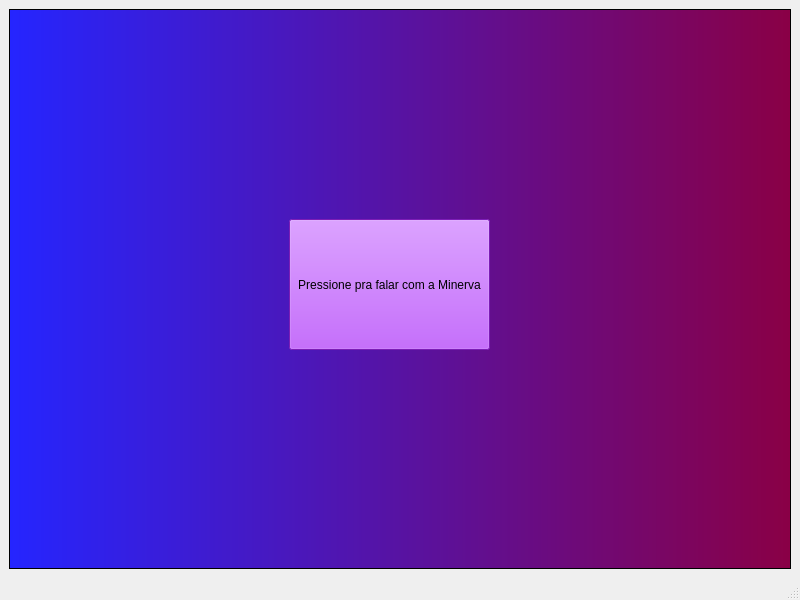
<?xml version="1.0" encoding="UTF-8"?>
<ui version="4.0">
 <class>MainWindow</class>
 <widget class="QMainWindow" name="MainWindow">
  <property name="geometry">
   <rect>
    <x>0</x>
    <y>0</y>
    <width>800</width>
    <height>600</height>
   </rect>
  </property>
  <property name="windowTitle">
   <string>MainWindow</string>
  </property>
  <widget class="QWidget" name="centralwidget">
   <layout class="QVBoxLayout" name="verticalLayout">
    <item>
     <widget class="QFrame" name="frame">
      <property name="styleSheet">
       <string notr="true">background-color: qlineargradient(spread:reflect, x1:0, y1:0, x2:1, y2:0, stop:0 rgba(37, 37, 255, 255), stop:1 rgba(138, 0, 69, 255));</string>
      </property>
      <property name="frameShape">
       <enum>QFrame::StyledPanel</enum>
      </property>
      <property name="frameShadow">
       <enum>QFrame::Raised</enum>
      </property>
      <widget class="QPushButton" name="pushButton">
       <property name="geometry">
        <rect>
         <x>280</x>
         <y>210</y>
         <width>201</width>
         <height>131</height>
        </rect>
       </property>
       <property name="styleSheet">
        <string notr="true">background-color: rgb(173, 41, 255);</string>
       </property>
       <property name="text">
        <string>Pressione pra falar com a Minerva</string>
       </property>
      </widget>
     </widget>
    </item>
   </layout>
  </widget>
  <widget class="QMenuBar" name="menubar">
   <property name="geometry">
    <rect>
     <x>0</x>
     <y>0</y>
     <width>800</width>
     <height>21</height>
    </rect>
   </property>
  </widget>
  <widget class="QStatusBar" name="statusbar"/>
 </widget>
 <resources/>
 <connections/>
</ui>
